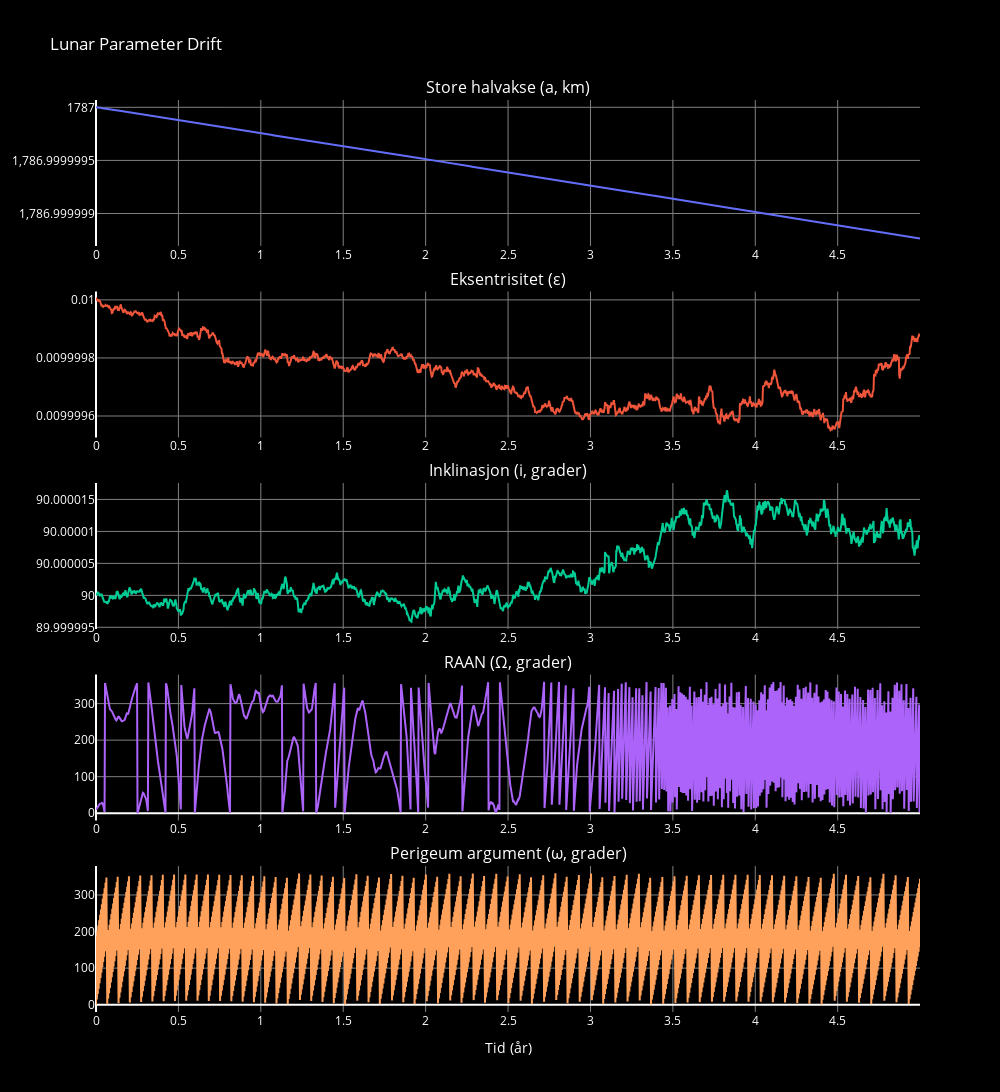

Write notebook code for a chart like this one.
### Markdown cell above
# Plot Resultater

### Code cell
import plotly.graph_objects as go
from plotly.subplots import make_subplots
import plotly.io as pio

# Opprett subplots
fig = make_subplots(rows=5, cols=1, shared_xaxes=False, vertical_spacing=0.05,
                    subplot_titles=("Store halvakse (a, km)", "Eksentrisitet (ε)", "Inklinasjon (i, grader)", 
                                    "RAAN (Ω, grader)", "Perigeum argument (ω, grader)"))

# Semi-Major Axis
fig.add_trace(go.Scatter(x=t_years, y=a_km, mode='lines', name='Store halvakse (a, km)'), row=1, col=1)

# Eccentricity
fig.add_trace(go.Scatter(x=t_years, y=e_sol, mode='lines', name='Eksentrisitet (ε)'), row=2, col=1)

# Inclination
fig.add_trace(go.Scatter(x=t_years, y=i_deg, mode='lines', name='Inklinasjon (i, grader)'), row=3, col=1)

# RAAN
fig.add_trace(go.Scatter(x=t_years, y=Omega_deg, mode='lines', name='RAAN (Ω, grader)'), row=4, col=1)

# Argument of Perigee
fig.add_trace(go.Scatter(x=t_years, y=omega_deg, mode='lines', name='Perigeum argument (ω, grader)'), row=5, col=1)

# Oppdater layout
fig.update_layout(
    height=1200, 
    width=1000, 
    title_text="Lunar Parameter Drift", 
    showlegend=False,
    plot_bgcolor='black',
    paper_bgcolor='black',
    font=dict(color='white'),
    xaxis=dict(gridcolor='gray'),
    yaxis=dict(gridcolor='gray')
)

# Oppdater akser for hver rad
for i in range(1, 6):
    fig.update_xaxes(gridcolor='gray', row=i, col=1)
    fig.update_yaxes(gridcolor='gray', row=i, col=1)

# Oppdater akser
fig.update_xaxes(title_text="Tid (år)", row=5, col=1)

# Vis figuren
fig.show()

# Lagre figuren som PDF
pio.write_image(fig, 'LunarParameterDrift.pdf')

### Figure 1 — Plotly figure (JSON) as saved in the notebook; plotly's stock layout.template omitted (floating-point values rounded to 4 significant figures; data arrays with more than 128 entries replaced by an {"elided": "..."} marker saying what was removed)
{"data": [{"mode": "lines", "name": "Store halvakse (a, km)", "type": "scatter", "x": {"elided": "1827 float values"}, "xaxis": "x", "y": {"elided": "1827 float values"}, "yaxis": "y"}, {"mode": "lines", "name": "Eksentrisitet (ε)", "type": "scatter", "x": {"elided": "1827 float values"}, "xaxis": "x2", "y": {"elided": "1827 float values"}, "yaxis": "y2"}, {"mode": "lines", "name": "Inklinasjon (i, grader)", "type": "scatter", "x": {"elided": "1827 float values"}, "xaxis": "x3", "y": {"elided": "1827 float values"}, "yaxis": "y3"}, {"mode": "lines", "name": "RAAN (Ω, grader)", "type": "scatter", "x": {"elided": "1827 float values"}, "xaxis": "x4", "y": {"elided": "1827 float values"}, "yaxis": "y4"}, {"mode": "lines", "name": "Perigeum argument (ω, grader)", "type": "scatter", "x": {"elided": "1827 float values"}, "xaxis": "x5", "y": {"elided": "1827 float values"}, "yaxis": "y5"}], "layout": {"annotations": [{"font": {"size": 16}, "showarrow": false, "text": "Store halvakse (a, km)", "x": 0.5, "xanchor": "center", "xref": "paper", "y": 1, "yanchor": "bottom", "yref": "paper"}, {"font": {"size": 16}, "showarrow": false, "text": "Eksentrisitet (ε)", "x": 0.5, "xanchor": "center", "xref": "paper", "y": 0.79, "yanchor": "bottom", "yref": "paper"}, {"font": {"size": 16}, "showarrow": false, "text": "Inklinasjon (i, grader)", "x": 0.5, "xanchor": "center", "xref": "paper", "y": 0.58, "yanchor": "bottom", "yref": "paper"}, {"font": {"size": 16}, "showarrow": false, "text": "RAAN (Ω, grader)", "x": 0.5, "xanchor": "center", "xref": "paper", "y": 0.37, "yanchor": "bottom", "yref": "paper"}, {"font": {"size": 16}, "showarrow": false, "text": "Perigeum argument (ω, grader)", "x": 0.5, "xanchor": "center", "xref": "paper", "y": 0.16, "yanchor": "bottom", "yref": "paper"}], "font": {"color": "white"}, "height": 1200, "paper_bgcolor": "black", "plot_bgcolor": "black", "showlegend": false, "title": {"text": "Lunar Parameter Drift"}, "width": 1000, "xaxis": {"anchor": "y", "domain": [0, 1], "gridcolor": "gray"}, "xaxis2": {"anchor": "y2", "domain": [0, 1], "gridcolor": "gray"}, "xaxis3": {"anchor": "y3", "domain": [0, 1], "gridcolor": "gray"}, "xaxis4": {"anchor": "y4", "domain": [0, 1], "gridcolor": "gray"}, "xaxis5": {"anchor": "y5", "domain": [0, 1], "gridcolor": "gray", "title": {"text": "Tid (år)"}}, "yaxis": {"anchor": "x", "domain": [0.84, 1], "gridcolor": "gray"}, "yaxis2": {"anchor": "x2", "domain": [0.63, 0.79], "gridcolor": "gray"}, "yaxis3": {"anchor": "x3", "domain": [0.42, 0.58], "gridcolor": "gray"}, "yaxis4": {"anchor": "x4", "domain": [0.21, 0.37], "gridcolor": "gray"}, "yaxis5": {"anchor": "x5", "domain": [0, 0.16], "gridcolor": "gray"}}}
